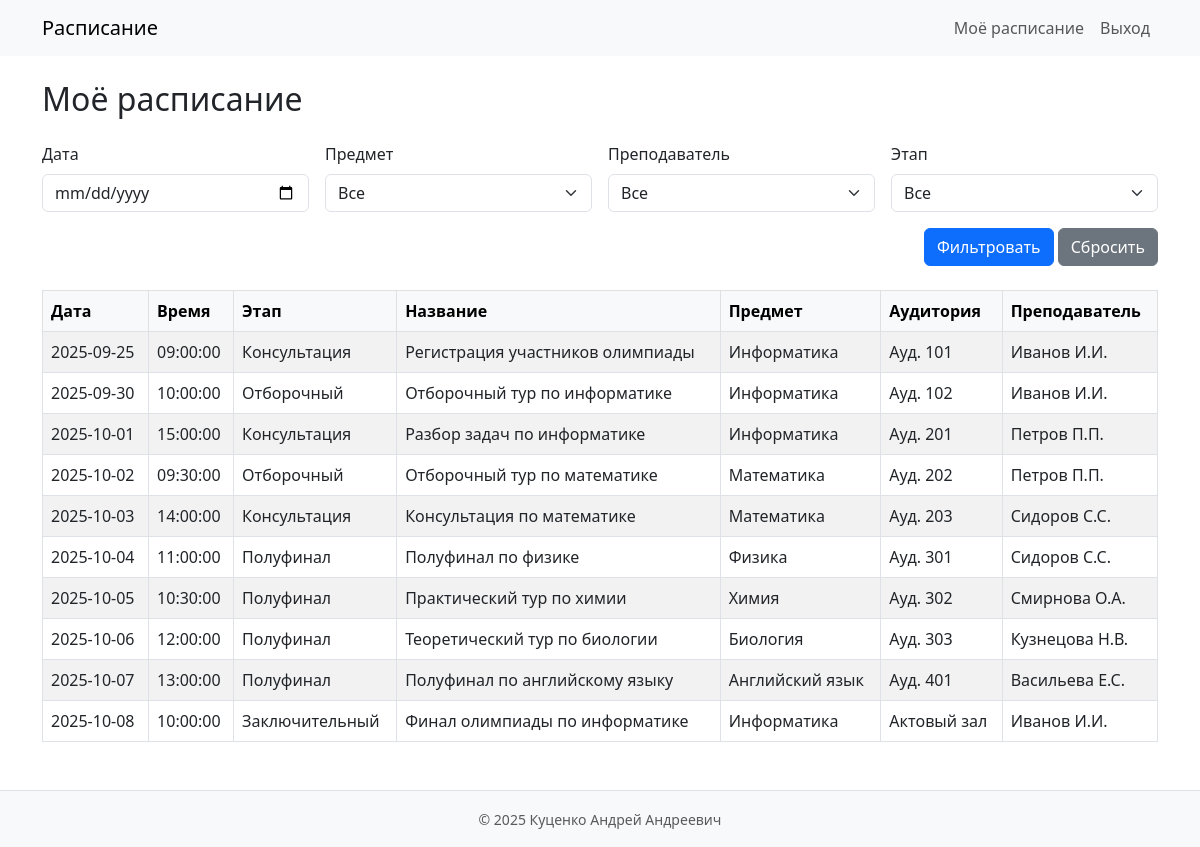
The app's page /schedule (signed in) with its own data.
### models.py (models this page shows)
class Event(db.Model):
    __tablename__ = 'events'
    id = db.Column(db.Integer, primary_key=True)
    title = db.Column(db.String(200), nullable=False)
    date = db.Column(db.Date, nullable=False)
    time = db.Column(db.Time, nullable=False)
    stage = db.Column(db.String(100), nullable=True)  # этап олимпиады
    user_id = db.Column(db.Integer, db.ForeignKey('users.id'), nullable=False)
    subject_id = db.Column(db.Integer, db.ForeignKey('subjects.id'))
    teacher_id = db.Column(db.Integer, db.ForeignKey('teachers.id'))
    room_id = db.Column(db.Integer, db.ForeignKey('rooms.id'))
    subject = db.relationship('Subject')
    teacher = db.relationship('Teacher')
    room = db.relationship('Room')

class Subject(db.Model):
    __tablename__ = 'subjects'
    id = db.Column(db.Integer, primary_key=True)
    name = db.Column(db.String(200), nullable=False)

class Room(db.Model):
    __tablename__ = 'rooms'
    id = db.Column(db.Integer, primary_key=True)
    number = db.Column(db.String(50), nullable=False)

class Teacher(db.Model):
    __tablename__ = 'teachers'
    id = db.Column(db.Integer, primary_key=True)
    name = db.Column(db.String(200), nullable=False)

### app.py (the view)
@app.route('/schedule', methods=['GET'])
@login_required
def schedule():
    subjects = Subject.query.all()
    teachers = Teacher.query.all()
    selected_date = request.args.get('date')
    selected_subject = request.args.get('subject')
    selected_teacher = request.args.get('teacher')
    selected_stage = request.args.get('stage')
    if current_user.role == "participant":
        query = sorted(current_user.events, key=lambda event: (event.date, event.time))
    else:
        query = Event.query.order_by(Event.date, Event.time).all()
    if selected_date:
        query = [e for e in query if str(e.date) == selected_date]
    if selected_subject and selected_subject != 'all':
        query = [e for e in query if str(e.subject_id) == selected_subject]
    if selected_teacher and selected_teacher != 'all':
        query = [e for e in query if str(e.teacher_id) == selected_teacher]
    if selected_stage and selected_stage != 'all':
        query = [e for e in query if e.stage == selected_stage]
    return render_template('schedule.html', events=query,
                           subjects=subjects, teachers=teachers,
                           selected_date=selected_date,
                           selected_subject=selected_subject,
                           selected_teacher=selected_teacher,
                           selected_stage=selected_stage)

### app.py (called while the page is built)
@login_manager.user_loader
def load_user(user_id):
    return User.query.get(int(user_id))

### templates/schedule.html (shortened to what this page needs)
{% extends 'base.html' %}
{% block content %}
<h2 class="mb-4">Моё расписание</h2>
<form method="GET" class="row g-3 mb-4">
    <div class="col-md-3">
        <label class="form-label">Дата</label>
        <input type="date" name="date" value="{{ selected_date or '' }}" class="form-control">
    </div>
    <div class="col-md-3">
        <label class="form-label">Предмет</label>
        <select name="subject" class="form-select">
            <option value="all">Все</option>
        </select>
    </div>
    <div class="col-md-3">
        <label class="form-label">Преподаватель</label>
        <select name="teacher" class="form-select">
            <option value="all">Все</option>
        </select>
    </div>
    <div class="col-md-3">
        <label class="form-label">Этап</label>
        <select name="stage" class="form-select">
            <option value="all">Все</option>
        </select>
    </div>
    <div class="col-12 text-end">
        <button type="submit" class="btn btn-primary">Фильтровать</button>
        <a href="{{ url_for('schedule') }}" class="btn btn-secondary">Сбросить</a>
    </div>
</form>
<table class="table table-bordered table-striped align-middle">
    <thead class="table-light">
        <tr>
            <th>Дата</th>
            <th>Время</th>
            <th>Этап</th>
            <th>Название</th>
            <th>Предмет</th>
            <th>Аудитория</th>
            <th>Преподаватель</th>
        </tr>
    </thead>
    <tbody>
        {% for event in events %}
        <tr>
            <td>{{ event.date }}</td>
            <td>{{ event.time }}</td>
            <td>{{ event.stage or '—' }}</td>
            <td>{{ event.title }}</td>
            <td>{{ event.subject.name if event.subject else '—' }}</td>
            <td>{{ event.room.number if event.room else '—' }}</td>
            <td>{{ event.teacher.name if event.teacher else '—' }}</td>
        </tr>
        {% else %}
        <tr>
            <td colspan="{{ 8 if current_user.role in ['organizer','admin'] else 7 }}" class="text-center">Нет событий</td>
        </tr>
        {% endfor %}
    </tbody>
</table>
{% endblock %}

### records on screen
Event: date "2025-09-25", time "09:00:00", stage "Консультация", title "Регистрация участников олимпиады", subject "Информатика", room "Ауд. 101", teacher "Иванов И.И."
Event: date "2025-09-30", time "10:00:00", stage "Отборочный", title "Отборочный тур по информатике", subject "Информатика", room "Ауд. 102", teacher "Иванов И.И."
Event: date "2025-10-01", time "15:00:00", stage "Консультация", title "Разбор задач по информатике", subject "Информатика", room "Ауд. 201", teacher "Петров П.П."
Event: date "2025-10-02", time "09:30:00", stage "Отборочный", title "Отборочный тур по математике", subject "Математика", room "Ауд. 202", teacher "Петров П.П."
Event: date "2025-10-03", time "14:00:00", stage "Консультация", title "Консультация по математике", subject "Математика", room "Ауд. 203", teacher "Сидоров С.С."
Event: date "2025-10-04", time "11:00:00", stage "Полуфинал", title "Полуфинал по физике", subject "Физика", room "Ауд. 301", teacher "Сидоров С.С."
Event: date "2025-10-05", time "10:30:00", stage "Полуфинал", title "Практический тур по химии", subject "Химия", room "Ауд. 302", teacher "Смирнова О.А."
Event: date "2025-10-06", time "12:00:00", stage "Полуфинал", title "Теоретический тур по биологии", subject "Биология", room "Ауд. 303", teacher "Кузнецова Н.В."
Event: date "2025-10-07", time "13:00:00", stage "Полуфинал", title "Полуфинал по английскому языку", subject "Английский язык", room "Ауд. 401", teacher "Васильева Е.С."
Event: date "2025-10-08", time "10:00:00", stage "Заключительный", title "Финал олимпиады по информатике", subject "Информатика", room "Актовый зал", teacher "Иванов И.И."
